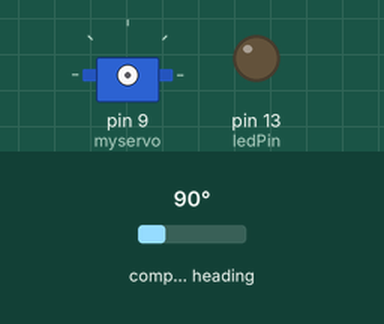
Bench run of a sketch on a simulated Arduino Uno, built with avr-gcc and run on an emulated ATmega328P. Shown: servo, output pins drawn as LEDs (lit = HIGH). Wiring (inferred from the names in the program): HMC5883L compass at I2C address 0x1E. Inputs (shaded band) come from the test bench; at power-on: compass heading 90°. What the sketch prints to the serial monitor is not drawn.

Above: at 0.1 s.
At 4.4 s:
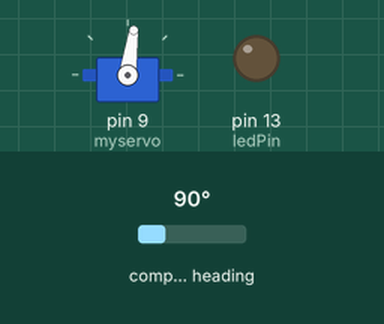
Timing chart, 0 to 5.9 s (numbered marks = the images above):
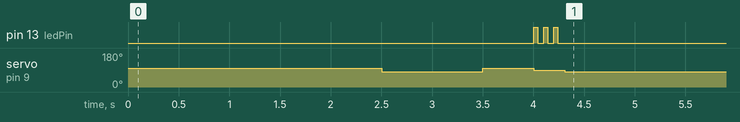

The sketch:

explorito_1v1.ino
```cpp
#include "Ultrasonic.h"
#include <Wire.h>
#include <HMC5883L.h>
#include <Servo.h>

//General
int ledPin = 13;

// Servo
Servo myservo;  // create servo object to control a servo
int vel_0 = 90;
int vel_pos = 98;
int vel_neg = 82;

// Ultrasonic
//Ultrasonic ultrasonic(12,13); // (Trig PIN,Echo PIN)

// Compass
HMC5883L compass;
float declinationAngle = 0.22;
int error = 0;
int z = 0;

//############################################
void setup() {

   // Initialize
  pinMode(ledPin, OUTPUT);
  Serial.begin(9600);
  Wire.begin(); // Start the I2C interface.

  delay(2000);

  // Compass
  compass = HMC5883L(); // Construct a new HMC5883 compass.
  error = compass.SetScale(1.3); // Set the scale of the compass to 1.3Ga
  if(error != 0){ // If there is an error, print it out.
    Serial.println(compass.GetErrorText(error));
    error =0;
  }
  error = compass.SetMeasurementMode(Measurement_Continuous); // Set the measurement mode to Continuous
  if(error != 0) {// If there is an error, print it out.
    Serial.println(compass.GetErrorText(error)); //Todo: Error handling for this method in .h and .cpp
    error=0;
  }
  Serial.println("Done compass configuration!");

  //Servo
  myservo.attach(9);  // pin 9
  myservo.write(vel_pos);
  delay(500);
  myservo.write(vel_neg);
  delay(1000);
  myservo.write(vel_pos);
  delay(500);
  myservo.write(vel_0); //Quieto
  for(int i=1;i<4;i++){
  digitalWrite(ledPin,HIGH);delay(40);digitalWrite(ledPin,LOW);delay(60);
  }
  Serial.println("Inizializado OK");

  float heading = azimut();
  Serial.print("Initial orientation is: ");
  Serial.println(heading);

}
//############################################
void loop() {

  float heading = azimut();
  Serial.print(heading);
  Serial.print(" ==> ");

  do{
     Serial.print(heading);
     Serial.print(" ==> ");
     //delay(500);
     int z = zona(heading,90,5);
     Serial.println(z);
     if(z==1){
     myservo.write(vel_neg);
     }
     else if(z==-1){
       myservo.write(vel_pos);
     }
     else{
       myservo.write(vel_0);
     }
     delay(1);
  } while (z!=0);

  //myservo.write(vel_0); //Quieto
  //Serial.print("Orientacion OK en ");Serial.println(heading);
  //digitalWrite(ledPin,HIGH);delay(40);digitalWrite(ledPin,LOW);delay(60);

  delay(10);

}

//############################################
// Fuction declaration
float azimut(){
  // Calculate the azimut angle

  //  http://www.magnetic-declination.com/
  // San Juan de Aznalfarache: 1º40' = -29.38 mrad
  float decAngle = -29.38E-3;
  MagnetometerScaled scaled = compass.ReadScaledAxis();
  float heading = atan2(scaled.YAxis, scaled.XAxis);
  heading += decAngle;
  if(heading < 0)
     heading += 2*PI;
  if(heading > 2*PI)
     heading -= 2*PI;
  heading = heading * 180/PI;
  return heading;
}

int zona(float angle,float objetivo,float margin){
  // Calculate in which zone is located the given "angle"
  // using the reference "objetivo" angle with a margin of +- "margin"

  // Output Z (Zone)
  //   Zone A: 1
  //   Zone 0: 0
  //   Zone B: -1

  float diff = objetivo - angle;
  int Z=0;
  if(diff > -180 && diff < -margin || diff > 180 && diff < 360+margin){
    Z = 1;  // Zone A
    }
  else if (diff > margin && diff < 180 || diff > -360-margin && diff < -180){
    Z = -1; // Zone B
    }
  else{
    Z = 0; //Zone 0
    }
  return Z;
}
```

Measured:
- by itself, servo on pin 9 (myservo): 98° → 82° at 2.5 s, → 98° 1.0 s later, → 90° 0.50 s later, → 82° 0.31 s later
